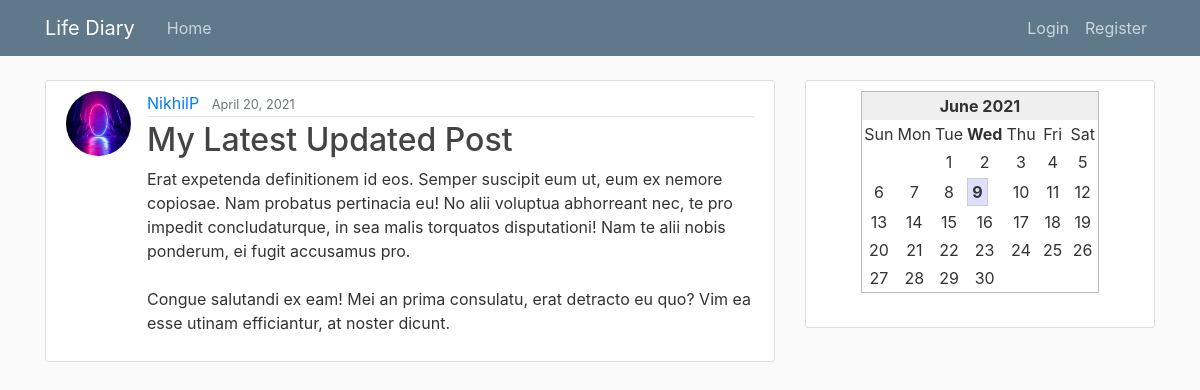
The app's page /post/31/ with its own data.
### blog/models.py (models this page shows, shortened)
class Post(models.Model):
    title = models.CharField(max_length=100)
    content = models.TextField()
    date_posted = models.DateTimeField(default=timezone.now)
    author = models.ForeignKey(User, on_delete=models.CASCADE)
    image = models.ImageField(default='default.jpg', upload_to='blog_images')

### users/models.py (models this page shows, shortened)
class Profile(models.Model):
    user = models.OneToOneField(User, on_delete=models.CASCADE)
    image = models.ImageField(default='default.jpg', upload_to='profile_pics')

### blog/views.py (the view)
# urls.py: path('post/<int:pk>/', PostDetailView.as_view(), name='post-detail'),
class PostDetailView(DetailView):
    model = Post

### blog/templates/blog/post_detail.html (shortened to what this page needs)
{% extends "blog/base.html" %}
{% block content %}
	<article class="media content-section">
		<img class = "rounded-circle article-img " src="{{ object.author.profile.image.url }}">
		<div class="media-body">
		<div class="article-metadata">
		  <a class="mr-2" href="#">{{ object.author }}</a>
		  <small class="text-muted">{{ object.date_posted|date:"F d, Y" }}</small>
		</div>
		    <h2 class="article-title">{{ object.title }}</h2>
            <p class="article-content">{{ object.content }}</p>
        </div>
    </article>
{% endblock content %}

### blog/static/blog/main.css (style rules this page uses)
body { background: #fafafa; color: #333333; margin-top: 5rem; }
h1, h2, h3, h4, h5, h6 { color: #444444; }
.content-section { background: #ffffff; padding: 10px 20px; border: 1px solid #dddddd; border-radius: 3px; margin-bottom: 20px; }
.article-title { color: #444444; }
.article-content { white-space: pre-line; }
.article-img { height: 65px; width: 65px; margin-right: 16px; }
.article-metadata { padding-bottom: 1px; margin-bottom: 4px; border-bottom: 1px solid #e3e3e3 }

### records on screen
Post: author.profile.image (picture), author "NikhilP", date_posted "April 20, 2021", title "My Latest Updated Post", content "Erat expetenda definitionem id eos. Semper suscipit eum ut, eum ex nemore copiosae. Nam probatus pertinacia eu! No alii voluptua abhorreant nec, te pro impedit concludaturque, in sea malis torquatos disputationi! Nam te alii nobis ponderum, ei fugit accusamus pro. Congue salutandi ex eam! Mei an prima consulatu, erat detracto eu quo? Vim ea esse utinam efficiantur, at noster dicunt."
